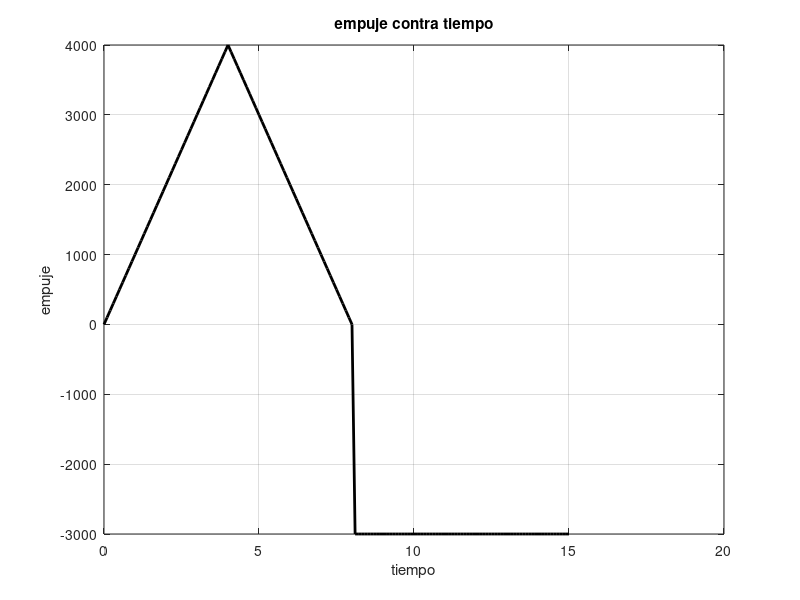

MATLAB code for this plot:

tiempo = [0,2,4,6,8]
empuje = [0,2000,4000,2000,0]

vq = interp1(tiempo,empuje,0:0.1:15,'linear',-3000)

figure
plot(0:0.1:15,vq,'lineWidth',2,'Color','Black')
grid on
title ("empuje contra tiempo")
xlabel("tiempo")
ylabel("empuje")
